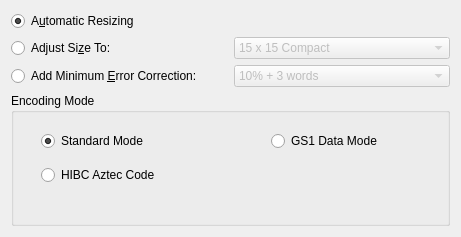
<?xml version="1.0" encoding="UTF-8"?>
<ui version="4.0">
 <class>grpAztec</class>
 <widget class="QWidget" name="grpAztec">
  <property name="geometry">
   <rect>
    <x>0</x>
    <y>0</y>
    <width>461</width>
    <height>237</height>
   </rect>
  </property>
  <property name="windowTitle">
   <string>Form</string>
  </property>
  <layout class="QVBoxLayout" name="verticalLayout">
   <item>
    <layout class="QGridLayout" name="gridLayout">
     <item row="0" column="0">
      <widget class="QRadioButton" name="radAztecAuto">
       <property name="text">
        <string>A&amp;utomatic Resizing</string>
       </property>
       <property name="checked">
        <bool>true</bool>
       </property>
      </widget>
     </item>
     <item row="1" column="0">
      <widget class="QRadioButton" name="radAztecSize">
       <property name="text">
        <string>Adjust Si&amp;ze To:</string>
       </property>
      </widget>
     </item>
     <item row="1" column="1">
      <widget class="QComboBox" name="cmbAztecSize">
       <property name="enabled">
        <bool>false</bool>
       </property>
       <item>
        <property name="text">
         <string>15 x 15 Compact</string>
        </property>
       </item>
       <item>
        <property name="text">
         <string>19 x 19 Compact</string>
        </property>
       </item>
       <item>
        <property name="text">
         <string>23 x 23 Compact</string>
        </property>
       </item>
       <item>
        <property name="text">
         <string>27 x 27 Compact</string>
        </property>
       </item>
       <item>
        <property name="text">
         <string>19 x 19</string>
        </property>
       </item>
       <item>
        <property name="text">
         <string>23 x 23</string>
        </property>
       </item>
       <item>
        <property name="text">
         <string>27 x 27</string>
        </property>
       </item>
       <item>
        <property name="text">
         <string>31 x 31</string>
        </property>
       </item>
       <item>
        <property name="text">
         <string>37 x 37</string>
        </property>
       </item>
       <item>
        <property name="text">
         <string>41 x 41</string>
        </property>
       </item>
       <item>
        <property name="text">
         <string>45 x 45</string>
        </property>
       </item>
       <item>
        <property name="text">
         <string>49 x 49</string>
        </property>
       </item>
       <item>
        <property name="text">
         <string>53 x 53</string>
        </property>
       </item>
       <item>
        <property name="text">
         <string>57 x 57</string>
        </property>
       </item>
       <item>
        <property name="text">
         <string>61 x 61</string>
        </property>
       </item>
       <item>
        <property name="text">
         <string>67 x 67</string>
        </property>
       </item>
       <item>
        <property name="text">
         <string>71 x 71</string>
        </property>
       </item>
       <item>
        <property name="text">
         <string>75 x 75</string>
        </property>
       </item>
       <item>
        <property name="text">
         <string>79 x 79</string>
        </property>
       </item>
       <item>
        <property name="text">
         <string>83 x 83</string>
        </property>
       </item>
       <item>
        <property name="text">
         <string>87 x 87</string>
        </property>
       </item>
       <item>
        <property name="text">
         <string>91 x 91</string>
        </property>
       </item>
       <item>
        <property name="text">
         <string>95 x 95</string>
        </property>
       </item>
       <item>
        <property name="text">
         <string>101 x 101</string>
        </property>
       </item>
       <item>
        <property name="text">
         <string>105 x 105</string>
        </property>
       </item>
       <item>
        <property name="text">
         <string>109 x 109</string>
        </property>
       </item>
       <item>
        <property name="text">
         <string>113 x 113</string>
        </property>
       </item>
       <item>
        <property name="text">
         <string>117 x 117</string>
        </property>
       </item>
       <item>
        <property name="text">
         <string>121 x 121</string>
        </property>
       </item>
       <item>
        <property name="text">
         <string>125 x 125</string>
        </property>
       </item>
       <item>
        <property name="text">
         <string>131 x 131</string>
        </property>
       </item>
       <item>
        <property name="text">
         <string>135 x 135</string>
        </property>
       </item>
       <item>
        <property name="text">
         <string>139 x 139</string>
        </property>
       </item>
       <item>
        <property name="text">
         <string>143 x 143</string>
        </property>
       </item>
       <item>
        <property name="text">
         <string>147 x 147</string>
        </property>
       </item>
       <item>
        <property name="text">
         <string>151 x 151</string>
        </property>
       </item>
      </widget>
     </item>
     <item row="2" column="0">
      <widget class="QRadioButton" name="radAztecECC">
       <property name="text">
        <string>Add Minimum &amp;Error Correction:</string>
       </property>
      </widget>
     </item>
     <item row="2" column="1">
      <widget class="QComboBox" name="cmbAztecECC">
       <property name="enabled">
        <bool>false</bool>
       </property>
       <item>
        <property name="text">
         <string>10% + 3 words</string>
        </property>
       </item>
       <item>
        <property name="text">
         <string>23% + 3 words</string>
        </property>
       </item>
       <item>
        <property name="text">
         <string>36% + 3 words</string>
        </property>
       </item>
       <item>
        <property name="text">
         <string>50% + 3 words</string>
        </property>
       </item>
      </widget>
     </item>
    </layout>
   </item>
   <item>
    <widget class="QGroupBox" name="groupBox">
     <property name="title">
      <string>Encoding Mode</string>
     </property>
     <widget class="QWidget" name="layoutWidget">
      <property name="geometry">
       <rect>
        <x>30</x>
        <y>30</y>
        <width>453</width>
        <height>71</height>
       </rect>
      </property>
      <layout class="QGridLayout" name="gridLayout_2">
       <item row="2" column="0">
        <widget class="QRadioButton" name="radAztecHIBC">
         <property name="text">
          <string>HIBC Aztec Code</string>
         </property>
        </widget>
       </item>
       <item row="1" column="1">
        <widget class="QRadioButton" name="radAztecGS1">
         <property name="text">
          <string>GS1 Data Mode</string>
         </property>
        </widget>
       </item>
       <item row="1" column="0">
        <widget class="QRadioButton" name="radAztecStand">
         <property name="text">
          <string>Standard Mode</string>
         </property>
         <property name="checked">
          <bool>true</bool>
         </property>
        </widget>
       </item>
      </layout>
     </widget>
    </widget>
   </item>
  </layout>
 </widget>
 <resources/>
 <connections>
  <connection>
   <sender>radAztecSize</sender>
   <signal>toggled(bool)</signal>
   <receiver>cmbAztecSize</receiver>
   <slot>setEnabled(bool)</slot>
   <hints>
    <hint type="sourcelabel">
     <x>85</x>
     <y>47</y>
    </hint>
    <hint type="destinationlabel">
     <x>331</x>
     <y>47</y>
    </hint>
   </hints>
  </connection>
  <connection>
   <sender>radAztecECC</sender>
   <signal>toggled(bool)</signal>
   <receiver>cmbAztecECC</receiver>
   <slot>setEnabled(bool)</slot>
   <hints>
    <hint type="sourcelabel">
     <x>200</x>
     <y>80</y>
    </hint>
    <hint type="destinationlabel">
     <x>366</x>
     <y>80</y>
    </hint>
   </hints>
  </connection>
 </connections>
</ui>
